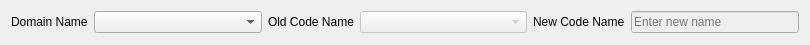
<?xml version="1.0" encoding="UTF-8"?>
<ui version="4.0">
 <class>codeNameCustomizationWidget</class>
 <widget class="QWidget" name="codeNameCustomizationWidget">
  <property name="geometry">
   <rect>
    <x>0</x>
    <y>0</y>
    <width>810</width>
    <height>45</height>
   </rect>
  </property>
  <property name="windowTitle">
   <string>Form</string>
  </property>
  <layout class="QGridLayout" name="gridLayout">
   <item row="0" column="5">
    <widget class="QLineEdit" name="newCodeNameLineEdit">
     <property name="enabled">
      <bool>false</bool>
     </property>
     <property name="sizePolicy">
      <sizepolicy hsizetype="MinimumExpanding" vsizetype="Fixed">
       <horstretch>0</horstretch>
       <verstretch>0</verstretch>
      </sizepolicy>
     </property>
     <property name="minimumSize">
      <size>
       <width>100</width>
       <height>0</height>
      </size>
     </property>
     <property name="placeholderText">
      <string>Enter new name</string>
     </property>
    </widget>
   </item>
   <item row="0" column="1">
    <widget class="QComboBox" name="domainComboBox">
     <property name="enabled">
      <bool>true</bool>
     </property>
     <property name="sizePolicy">
      <sizepolicy hsizetype="MinimumExpanding" vsizetype="Fixed">
       <horstretch>0</horstretch>
       <verstretch>0</verstretch>
      </sizepolicy>
     </property>
    </widget>
   </item>
   <item row="0" column="0">
    <widget class="QLabel" name="tableNameLabel">
     <property name="text">
      <string>Domain Name</string>
     </property>
    </widget>
   </item>
   <item row="0" column="3">
    <widget class="QComboBox" name="oldCodeNameComboBox">
     <property name="enabled">
      <bool>false</bool>
     </property>
     <property name="sizePolicy">
      <sizepolicy hsizetype="MinimumExpanding" vsizetype="Fixed">
       <horstretch>0</horstretch>
       <verstretch>0</verstretch>
      </sizepolicy>
     </property>
    </widget>
   </item>
   <item row="0" column="2">
    <widget class="QLabel" name="oldCodeNameLabel">
     <property name="text">
      <string>Old Code Name</string>
     </property>
    </widget>
   </item>
   <item row="0" column="4">
    <widget class="QLabel" name="tableNameLabel_3">
     <property name="text">
      <string>New Code Name</string>
     </property>
    </widget>
   </item>
  </layout>
 </widget>
 <resources/>
 <connections/>
</ui>
